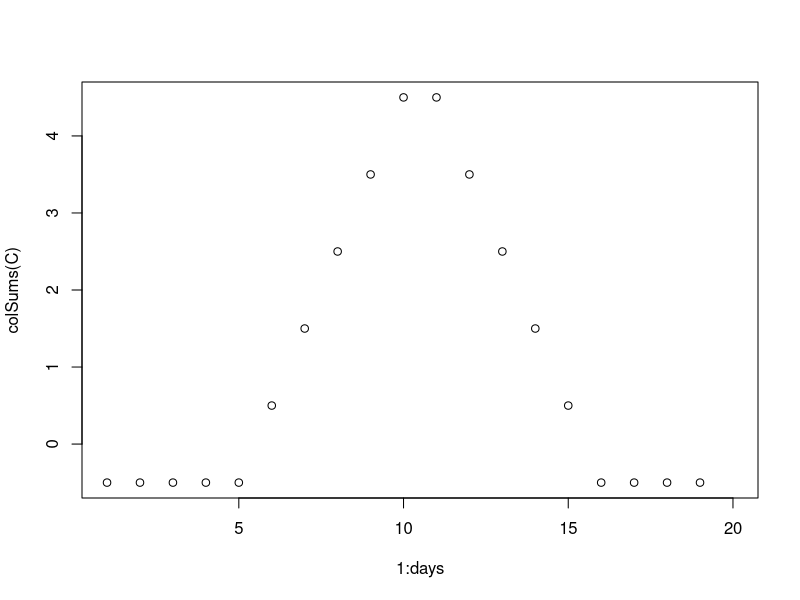
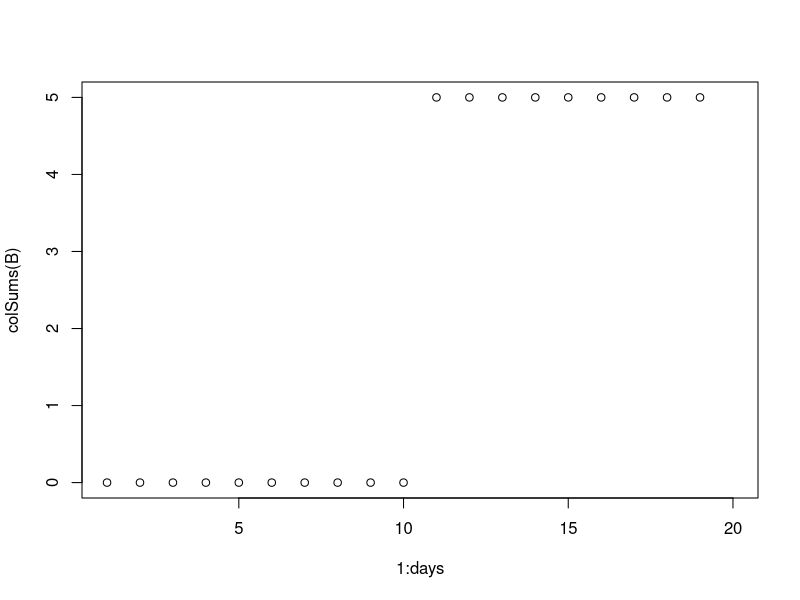
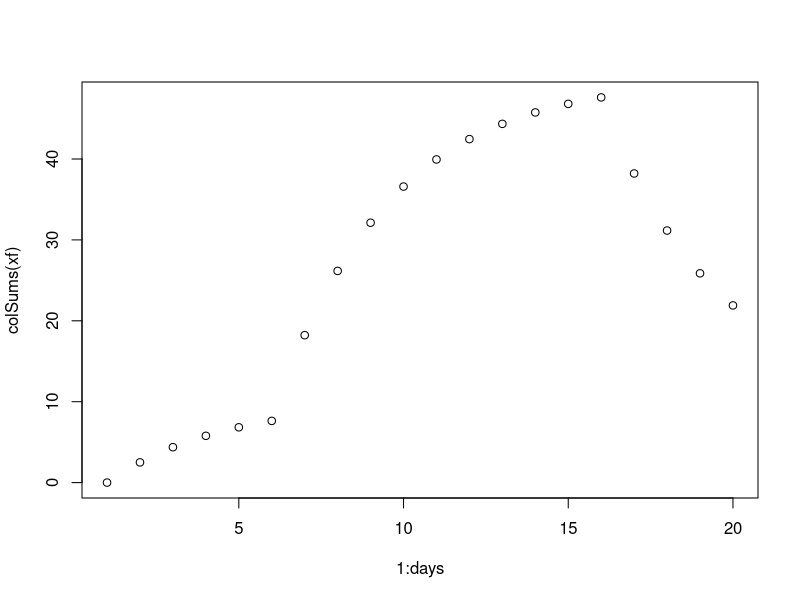
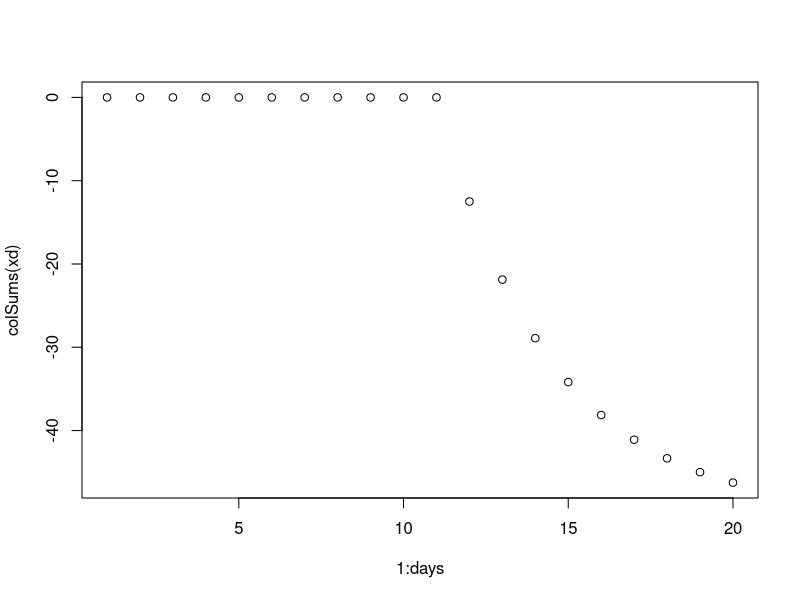

Write R code to recreate these figures, in order.
# testing out having 2 separate x terms for fish and hunt
# Jan 2024

seals <- 5
days <- 20
xmax <- 10
a <- 1
b <- 2
w <- 0.1
xfmax <- 10
xfmin <- 2
xdmin <- -10


Pf <- array(dim = c(seals, days), data = rep(0.1, seals * days))
Pd <- array(dim = c(seals, days), data = rep(0.1, seals * days))
xf <- array(dim = c(seals, days), data = rep(0, seals * days))
xd <- array(dim = c(seals, days), data = rep(0, seals * days))
C <- array(dim = c(seals, days), data = rep(NA, seals * days))
B <- array(dim = c(seals, days), data = rep(NA, seals * days))

salmon <- array(dim = c(days), data = c(rep(0, days/4), seq_len(days/4), rev(seq_len(days/4)), rep(0, days/4)))
hunting <- array(dim = c(days), data = c(rep(0, days/2), rep(1, days/2)))
satiation <- max(salmon)

for(i in 1:(days-1)){
  for(seal in 1:seals){
    C[seal, i] <- salmon[i]/satiation - w
    if(C[seal, i] > 0){
      d_xf <- 0.25*(xfmax - xf[seal, i])
    } else if(C[seal, i] < 0){
      d_xf <- 0.25*(xfmin - xf[seal, i])
    } else {d_xf <- 0}
    xf[seal, i+1] <- xf[seal, i] + d_xf
    
    B[seal, i] <- hunting[i]
    if(B[seal, i] == 0){
      d_xd <- 0.25*(0 - xd[seal, i])
    } else if(B[seal, i] > 0){
      d_xd <- 0.25*(xdmin - xd[seal, i])
    }
    xd[seal, i+1] <- xd[seal, i] + d_xd
  }
}

plot(1:days, colSums(C))
plot(1:days, colSums(B))
plot(1:days, colSums(xf))
plot(1:days, colSums(xd))
